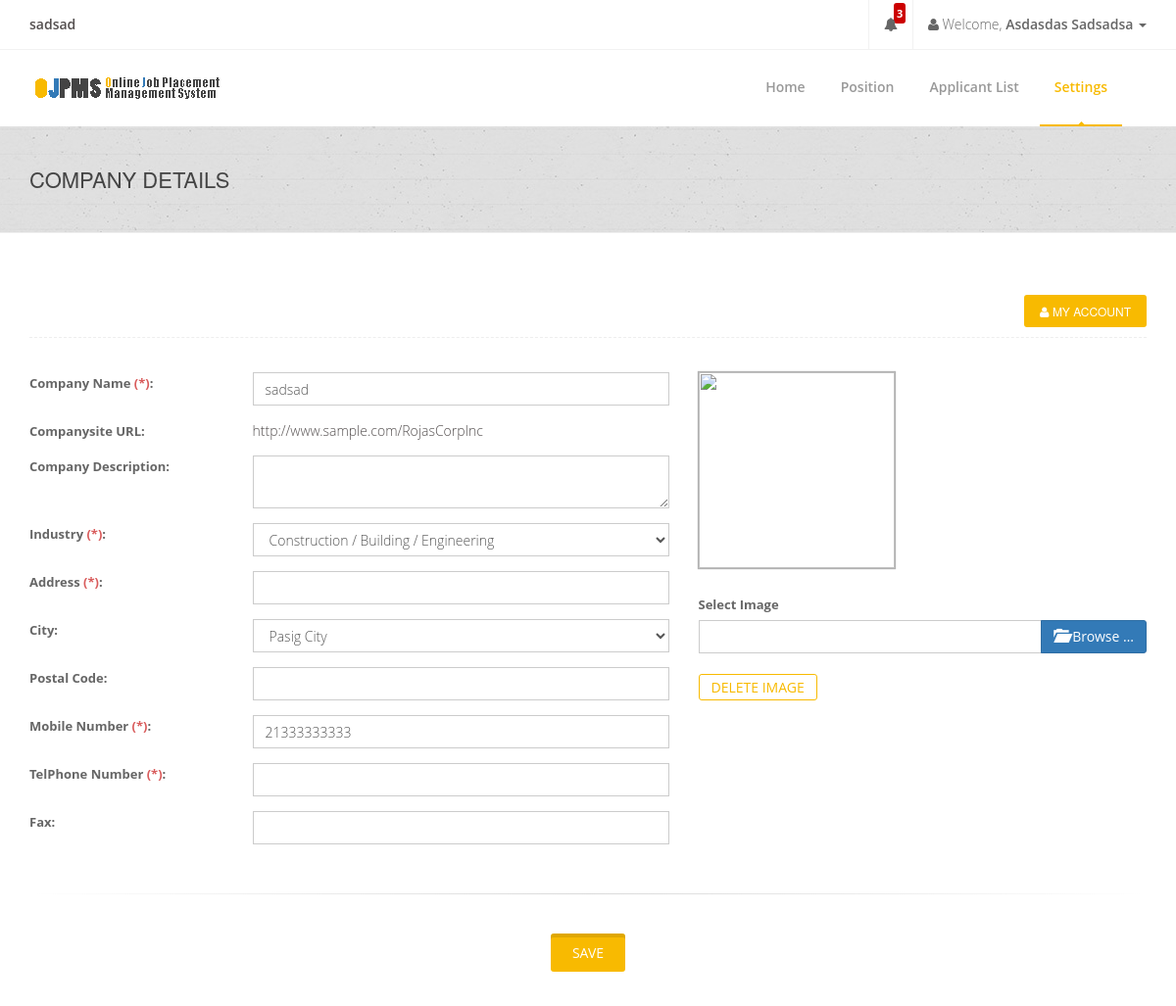
The app's page /company/company-settings.php (signed in) with its own data.
### tables this page shows
CREATE TABLE `companyinfotbl` (
  `CompanyID` int(255) NOT NULL AUTO_INCREMENT,
  `CompanyName` varchar(255) DEFAULT NULL,
  `Description` varchar(10000) DEFAULT NULL,
  `Industry` varchar(255) DEFAULT '',
  `Classification` varchar(255) DEFAULT NULL,
  `City` varchar(255) DEFAULT NULL,
  `PostalCode` varchar(255) DEFAULT NULL,
  `PhoneNum` varchar(255) DEFAULT NULL,
  `MobileNum` varchar(255) DEFAULT NULL,
  `Fax` varchar(255) DEFAULT NULL,
  `FirstName` varchar(255) DEFAULT NULL,
  `MiddleName` varchar(255) DEFAULT NULL,
  `LastName` varchar(255) DEFAULT NULL,
  `Position` varchar(255) DEFAULT NULL,
  `Department` varchar(255) DEFAULT NULL,
  `Email` varchar(255) DEFAULT NULL,
  `Password` varchar(255) DEFAULT NULL,
  `SaltedPassword` varchar(255) DEFAULT NULL,
  `Address` varchar(255) DEFAULT NULL,
  `Status` varchar(255) DEFAULT NULL,
  `Website` varchar(255) DEFAULT NULL,
  `ProfileImage` varchar(255) DEFAULT NULL,
  PRIMARY KEY (`CompanyID`)
);

CREATE TABLE `listofindustrytbl` (
  `id` int(255) NOT NULL AUTO_INCREMENT,
  `Industry` varchar(255) DEFAULT NULL,
  PRIMARY KEY (`id`)
);

### company/company-settings.php (the view, shortened to what the rows shown need)
<?php
include('../connection.php');
if(isset($_SESSION['CompanyID'])){
    $CompanyID = $_SESSION['CompanyID'];
}
else{
    header("location: ../login-company.php");
}
$companyinfo_tbl =
    GSecureSQL::query(
        "SELECT
            CompanyName,
            Description,
            Industry,
            Address,
            City,
            PostalCode,
            PhoneNum,
            MobileNum,
            Fax,
            FirstName,
            LastName,
            ProfileImage
        FROM
            companyinfotbl
        WHERE
            CompanyID = ?",
        TRUE,
        "s",
        $CompanyID
    );
$CompanyName = $companyinfo_tbl[0][0];
$cIndustry = $companyinfo_tbl[0][2];
$City = $companyinfo_tbl[0][4];
$MobileNumber = $companyinfo_tbl[0][7];
$cFirstName = $companyinfo_tbl[0][9];
$cLastName= $companyinfo_tbl[0][10];
?>
<!doctype html>
<html lang="en">
<head>
    <link href="../css/bootstrap.min.css" rel="stylesheet"/>
    <link href="../css/bootstrapValidator.min.css" rel="stylesheet"/>
    <link rel="stylesheet" type="text/css" href="../fonts/ffonts/montserrat.css">
    <link rel="stylesheet" type="text/css" href="../fonts/ffonts/open-sans.css">
    <link rel="stylesheet" href="../css/font-awesome.min.css" type="text/css" media="screen">
    <link rel="stylesheet" type="text/css" href="../css/slicknav.css" media="screen">
    <link rel="stylesheet" type="text/css" href="../css/style.css" media="screen">
    <link rel="stylesheet" type="text/css" href="../css/responsive.css" media="screen">
    <link rel="stylesheet" type="text/css" href="../css/animate.css" media="screen">
    <link rel="stylesheet" type="text/css" href="../css/ojpms-style.css" media="screen">
    <link rel="stylesheet" type="text/css" href="../css/colors/yellow.css" title="yellow" media="screen"/>
    <link href="../css/fileinput.min.css" media="all" rel="stylesheet" type="text/css"/>
    <link rel="stylesheet" href="../css/notif.css"/>
</head>
<body>
    <div id="container">
        <header class="clearfix">
            <div class="top-bar">
                <div class="container">
                    <div class="row">
                        <div class="col-md-7">
                            <ul class="contact-details">
                                <li class="profile-name"><b><?php echo $CompanyName; ?></b></li>
                            </ul>
                        </div>
                        <div class="col-md-5">
                            <ul class="nav navbar-nav navbar-right">
                                <li class="dropdown">
                                    <a href="#" class="dropdown-toggle" data-toggle="dropdown"><b class="fa fa-user"></b> Welcome, <b><?php echo $cFirstName . " " . $cLastName; ?> </b><b class="caret"></b></a>
                                </li>
                            </ul>
                        </div>
                    </div>
                </div>
            </div>
        </header>
        <div class="page-banner" style="padding:40px 0; center #f9f9f9;">
            <div class="container">
                <div class="row">
                    <div class="col-md-6">
                        <h2>Company Details</h2>
                    </div>
                </div>
            </div>
        </div>
        <br><br><br>
        <form  name="CompanySetting" id="CompanySetting" autocomplete="off" action="add-company.php">
        <div class="container">
            <div class="row">
                    <div class="col-md-7">
                        <div class="row">
                            <div class="col-md-8">
                                <div class="form-group">
                                    <input type="text" name="CompanyName" id="CompanyName" class="form-control" value="<?php echo $CompanyName; ?>">
                                </div>
                            </div>
                        </div>
                        <div class="row">
                            <div class="col-md-8">
                                <div class="form-group">
                                    <select id="industry" name="industry" class="industry form-control" ?>">
                                        <?php
                                        $industrytbl =
                                            GSecureSQL::query(
                                                "SELECT Industry FROM listofindustrytbl",
                                                TRUE
                                            );
                                        foreach ($industrytbl as $value) {
                                            $Industry = $value[0];
                                            ?>
                                            <option value="<?php echo $Industry; ?>" <?php if($cIndustry == $Industry){ echo "selected='selected'"; } ?> ><?php echo $Industry; ?></option>
                                            <?php
                                        }
                                        ?>
                                    </select>
                                </div>
                            </div>
                        </div>
                        <div class="row">
                            <div class="col-md-8">
                                <div class="form-group">
                                    <select id="City" name="City" class="form-control">
                                        <option value="Pasig City" <?php if ($City == "Pasig City") echo 'selected="selected"'; ?>>Pasig
                                            City
                                        </option>
                                    </select>
                                </div>
                            </div>
                        </div>
                        <div class="row">
                            <div class="col-md-8">
                                <div class="form-group">
                                    <input type="text" name="MobileNum" id="usr" class="form-control" value="<?php echo $MobileNumber; ?>">
                                </div>
                            </div>
                        </div>
                    </div>
            </form>
        </div>
</body>
</html>

### records on screen
companyinfotbl: CompanyName "sadsad", FirstName "Asdasdas", LastName "Sadsadsa", industry "Construction / Building / Engineering", City "Pasig City", MobileNum "21333333333"
